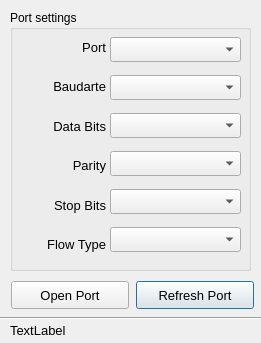
<?xml version="1.0" encoding="UTF-8"?>
<ui version="4.0">
 <class>SerialDialog</class>
 <widget class="QDialog" name="SerialDialog">
  <property name="geometry">
   <rect>
    <x>0</x>
    <y>0</y>
    <width>261</width>
    <height>343</height>
   </rect>
  </property>
  <property name="windowTitle">
   <string>Serial Port</string>
  </property>
  <property name="windowIcon">
   <iconset>
    <normaloff>Picture/icon.png</normaloff>Picture/icon.png</iconset>
  </property>
  <widget class="QGroupBox" name="SerialSettingGroupBox">
   <property name="geometry">
    <rect>
     <x>10</x>
     <y>10</y>
     <width>241</width>
     <height>261</height>
    </rect>
   </property>
   <property name="font">
    <font>
     <family>Arial</family>
    </font>
   </property>
   <property name="title">
    <string>Port settings</string>
   </property>
   <widget class="QWidget" name="layoutWidget">
    <property name="geometry">
     <rect>
      <x>10</x>
      <y>20</y>
      <width>86</width>
      <height>231</height>
     </rect>
    </property>
    <layout class="QVBoxLayout" name="verticalLayout_2">
     <item>
      <widget class="QLabel" name="label_9">
       <property name="font">
        <font>
         <family>Arial</family>
         <pointsize>10</pointsize>
        </font>
       </property>
       <property name="text">
        <string>Port</string>
       </property>
       <property name="alignment">
        <set>Qt::AlignRight|Qt::AlignTrailing|Qt::AlignVCenter</set>
       </property>
      </widget>
     </item>
     <item>
      <widget class="QLabel" name="label_8">
       <property name="font">
        <font>
         <family>Arial</family>
         <pointsize>10</pointsize>
        </font>
       </property>
       <property name="text">
        <string>Baudarte</string>
       </property>
       <property name="alignment">
        <set>Qt::AlignRight|Qt::AlignTrailing|Qt::AlignVCenter</set>
       </property>
      </widget>
     </item>
     <item>
      <widget class="QLabel" name="label_11">
       <property name="font">
        <font>
         <family>Arial</family>
         <pointsize>10</pointsize>
        </font>
       </property>
       <property name="text">
        <string>Data Bits</string>
       </property>
       <property name="alignment">
        <set>Qt::AlignRight|Qt::AlignTrailing|Qt::AlignVCenter</set>
       </property>
      </widget>
     </item>
     <item>
      <widget class="QLabel" name="label_12">
       <property name="font">
        <font>
         <family>Arial</family>
         <pointsize>10</pointsize>
        </font>
       </property>
       <property name="text">
        <string>Parity</string>
       </property>
       <property name="alignment">
        <set>Qt::AlignRight|Qt::AlignTrailing|Qt::AlignVCenter</set>
       </property>
      </widget>
     </item>
     <item>
      <widget class="QLabel" name="label_13">
       <property name="font">
        <font>
         <family>Arial</family>
         <pointsize>10</pointsize>
        </font>
       </property>
       <property name="text">
        <string>Stop Bits</string>
       </property>
       <property name="alignment">
        <set>Qt::AlignRight|Qt::AlignTrailing|Qt::AlignVCenter</set>
       </property>
      </widget>
     </item>
     <item>
      <widget class="QLabel" name="label_14">
       <property name="font">
        <font>
         <family>Arial</family>
         <pointsize>10</pointsize>
        </font>
       </property>
       <property name="text">
        <string>Flow Type</string>
       </property>
       <property name="alignment">
        <set>Qt::AlignRight|Qt::AlignTrailing|Qt::AlignVCenter</set>
       </property>
      </widget>
     </item>
    </layout>
   </widget>
   <widget class="QWidget" name="layoutWidget">
    <property name="geometry">
     <rect>
      <x>100</x>
      <y>20</y>
      <width>131</width>
      <height>231</height>
     </rect>
    </property>
    <layout class="QVBoxLayout" name="verticalLayout_3">
     <item>
      <widget class="QComboBox" name="PortBox">
       <property name="font">
        <font>
         <family>Nirmala UI Semilight</family>
        </font>
       </property>
       <property name="cursor">
        <cursorShape>ArrowCursor</cursorShape>
       </property>
       <property name="currentText">
        <string/>
       </property>
      </widget>
     </item>
     <item>
      <widget class="QComboBox" name="BaudarteBox">
       <property name="font">
        <font>
         <family>Nirmala UI Semilight</family>
        </font>
       </property>
       <property name="cursor">
        <cursorShape>ArrowCursor</cursorShape>
       </property>
       <property name="currentText">
        <string/>
       </property>
      </widget>
     </item>
     <item>
      <widget class="QComboBox" name="DataBitsBox">
       <property name="font">
        <font>
         <family>Nirmala UI Semilight</family>
        </font>
       </property>
       <property name="cursor">
        <cursorShape>ArrowCursor</cursorShape>
       </property>
      </widget>
     </item>
     <item>
      <widget class="QComboBox" name="ParityBox">
       <property name="font">
        <font>
         <family>Nirmala UI Semilight</family>
        </font>
       </property>
       <property name="cursor">
        <cursorShape>ArrowCursor</cursorShape>
       </property>
      </widget>
     </item>
     <item>
      <widget class="QComboBox" name="StopBitsBox">
       <property name="font">
        <font>
         <family>Nirmala UI Semilight</family>
        </font>
       </property>
       <property name="cursor">
        <cursorShape>ArrowCursor</cursorShape>
       </property>
      </widget>
     </item>
     <item>
      <widget class="QComboBox" name="FlowTypeBox">
       <property name="font">
        <font>
         <family>Nirmala UI Semilight</family>
        </font>
       </property>
       <property name="cursor">
        <cursorShape>ArrowCursor</cursorShape>
       </property>
      </widget>
     </item>
    </layout>
   </widget>
  </widget>
  <widget class="QPushButton" name="RefreshPortButton">
   <property name="geometry">
    <rect>
     <x>136</x>
     <y>281</y>
     <width>118</width>
     <height>28</height>
    </rect>
   </property>
   <property name="minimumSize">
    <size>
     <width>118</width>
     <height>0</height>
    </size>
   </property>
   <property name="font">
    <font>
     <family>Arial</family>
     <pointsize>10</pointsize>
     <weight>50</weight>
     <bold>false</bold>
    </font>
   </property>
   <property name="text">
    <string>Refresh Port</string>
   </property>
  </widget>
  <widget class="QPushButton" name="OpenPortButton">
   <property name="enabled">
    <bool>true</bool>
   </property>
   <property name="geometry">
    <rect>
     <x>11</x>
     <y>281</y>
     <width>118</width>
     <height>28</height>
    </rect>
   </property>
   <property name="minimumSize">
    <size>
     <width>118</width>
     <height>0</height>
    </size>
   </property>
   <property name="font">
    <font>
     <family>Arial</family>
     <pointsize>10</pointsize>
     <weight>50</weight>
     <bold>false</bold>
    </font>
   </property>
   <property name="text">
    <string>Open Port</string>
   </property>
  </widget>
  <widget class="QLabel" name="TipLabel">
   <property name="geometry">
    <rect>
     <x>10</x>
     <y>320</y>
     <width>241</width>
     <height>21</height>
    </rect>
   </property>
   <property name="font">
    <font>
     <family>Arial</family>
     <pointsize>10</pointsize>
    </font>
   </property>
   <property name="text">
    <string>TextLabel</string>
   </property>
  </widget>
  <widget class="Line" name="line">
   <property name="geometry">
    <rect>
     <x>0</x>
     <y>310</y>
     <width>261</width>
     <height>16</height>
    </rect>
   </property>
   <property name="orientation">
    <enum>Qt::Horizontal</enum>
   </property>
  </widget>
 </widget>
 <resources/>
 <connections/>
</ui>
